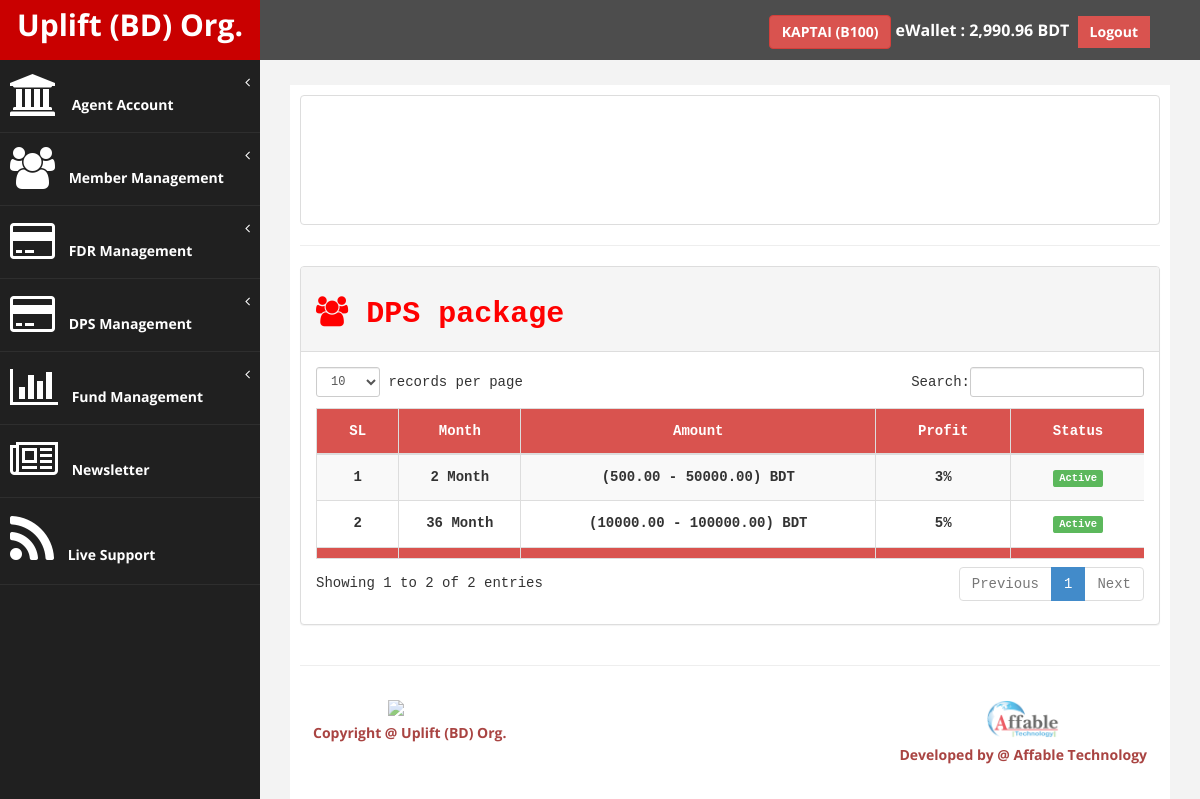
The app's page /up_agent/dps_package.php (signed in) with its own data.
### tables this page shows
CREATE TABLE `tbl_branch_info` (
  `br_id` int(11) NOT NULL,
  `br_code` varchar(100) NOT NULL,
  `br_name` varchar(100) NOT NULL,
  `br_contact` varchar(20) NOT NULL,
  `br_tpin` int(11) NOT NULL DEFAULT '4321',
  `br_password` varchar(255) NOT NULL DEFAULT '123456',
  `br_amount` decimal(13,2) NOT NULL,
  `br_ref_member` int(11) NOT NULL,
  `br_reg_date` date NOT NULL,
  `br_image` blob NOT NULL,
  `br_verify` int(11) NOT NULL,
  `br_status` int(11) NOT NULL,
  `bc_admin` int(11) NOT NULL
);

CREATE TABLE `tbl_dps_package_info` (
  `dpi_id` int(11) NOT NULL,
  `dpi_month` int(11) NOT NULL,
  `dpi_min_amount` decimal(10,2) NOT NULL,
  `dpi_max_amount` decimal(10,2) NOT NULL,
  `dpi_profit` int(11) NOT NULL,
  `dpi_status` int(11) NOT NULL,
  `dpi_admin` int(11) NOT NULL
);

### up_agent/includes/common.php (called while the page is built, shortened)
<?php
$WebsiteSiteName="Uplift (BD) Org.";
?>

### up_agent/includes/fn_users.php (called while the page is built, shortened)
<?php
function get_branch_info_by_id($br_id){
    $var = array();
    global $connection;
    $results = mysqli_query($connection,"SELECT * FROM tbl_branch_info WHERE br_id ='".$br_id."'");
    if($results){
        $var = mysqli_fetch_array($results);
    }
    return $var;
}
?>

### up_agent/includes/functions.php (called while the page is built, shortened)
<?php
include './includes/common.php';
include './includes/dbconnect.php';
include './includes/fn_users.php';
function get_all_dps_packages(){
    $var = array();
    global $connection;
    $results = mysqli_query($connection,"SELECT * FROM tbl_dps_package_info");
    if($results){
        while($row = mysqli_fetch_array($results)){
            $var[] = $row;
        }
    }else{
        echo mysqli_error();
    }
    return $var;
}
?>

### up_agent/dps_package.php (the view, shortened to what this page needs)
<?php
if(!isset($_SESSION['se_branch'])){
header("Location: login.php");
}else{
include './includes/functions.php';
$pageName = 'DPS package';
$branch_id = $_SESSION['se_branch']['br_id'];
$branch_info = get_branch_info_by_id($branch_id);
?>
<!DOCTYPE html>
<html xmlns="http://www.w3.org/1999/xhtml">
<head>
    <link href="assets/css/bootstrap.css" rel="stylesheet" />
    <link href="assets/css/font-awesome.css" rel="stylesheet" />
    <link href="assets/css/custom.css" rel="stylesheet" />
    <link href="assets/js/dataTables/dataTables.bootstrap.css" rel="stylesheet" />
</head>
<body>
    <div id="wrapper">
        <?php include './navtop.php'; ?>
        <?php include './navside.php'; ?>
        <div id="page-wrapper">
            <div id="page-inner">
                <div class="row">
                    <div class="col-md-12 text-center">
                        <img class="img img-thumbnail text-center" src="timeline.png" />
                    </div>
                </div>
                 <hr/>
            <div class="row">
                <div class="col-md-12">
                    <div class="panel panel-default btn-default" style="font-family: monospace;">
                        <div class="panel-heading">
                            <h2><b><i class="fa fa-users"></i> <?php echo $pageName; ?></b></h2>
                        </div>
                        <div class="panel-body">
                            <div class="table-responsive">
                                <table class="table table-bordered table-condensed table-striped table-hover text-center" id="dataTables-example">
                                    <thead>
                                        <tr class="btn-danger text-center">
                                            <td><span class="btn"><b>SL</b></span></td>
                                            <td><span class="btn"><b>Month</b></span></td>
                                            <td><span class="btn"><b>Amount</b></span></td>
                                            <td><span class="btn"><b>Profit</b></span></td>
                                            <td><span class="btn"><b>Status</b></span></td>
                                        </tr>
                                    </thead>
                                    <tbody>
                                        <?php
                                        $i=1;
                                        $dps_package= get_all_dps_packages();
                                        foreach ($dps_package as $d_pack){
                                             ?>
                                        <tr>
                                            <td><h5><b><?php echo $i; ?></b></h5></td>
                                            <td><h5><b><?php echo $d_pack['dpi_month']." Month"; ?></b></h5></td>
                                            <td><h5><b><?php echo "(".$d_pack['dpi_min_amount']." - ".$d_pack['dpi_max_amount'].")" ."  BDT"; ?></b></h5></td>
                                            <td><h5><b><?php echo $d_pack['dpi_profit']."%"; ?></b></h5></td>
                                            <td><h5><b><?php if($d_pack['dpi_status']==1){ echo '<span class="label label-success">Active</span>';} else{ echo '<span class="label label-danger">Deactive</span>'; } ?></b></h5></td>
                                        </tr>
                                        <?php $i++; } ?>
                                    </tbody>
                                    <tfoot>
                                        <tr class="btn-danger text-center">
                                            <td></td>
                                            <td></td>
                                            <td></td>
                                            <td></td>
                                            <td></td>
                                        </tr>
                                    </tfoot>
                                </table>
                            </div>
                        </div>
                    </div>
                </div>
            </div>
                <hr />
        <?php include './footer.php'; ?>
        </div>
    </div>
            </div>
</body>
</html>
<?php } ?>

### up_agent/navtop.php (shortened to what this page needs)
<nav class="navbar navbar-default navbar-cls-top " role="navigation" style="margin-bottom: 0">
    <div class="navbar-header">
        <a class="navbar-brand" href="cpanel.php"><?php echo '<b>'.$WebsiteSiteName.'</b>'; ?></a>
    </div>
    <div style="color: white;padding: 15px 50px 5px 50px;float: right;font-size: 16px;">
        <b>
            <a href="profile.php" class="btn btn-danger"><b><?php echo $branch_info['br_name'].' ('.$branch_info['br_code'].')'; ?></b></a>
            eWallet :
            <?php
            $u_balance=$branch_info['br_amount'];
            echo number_format($u_balance,2); ?> BDT</b>&nbsp;
            <a href="logout.php" class="btn btn-danger square-btn-adjust"><b>Logout</b></a>
    </div>
</nav>

### up_agent/assets/css/custom.css (style rules this page uses)
body { font-family: 'Open Sans', sans-serif; }
#wrapper { width: 100%; background:#202020; }
#page-wrapper { padding: 15px 15px; min-height: 600px; background:#F3F3F3; }
#page-inner { width:100%; margin:10px 20px 10px 0px; background-color:#fff!important; padding:10px; min-height:1200px; }
.text-center { text-align:center; }
h2 { color: #f00; }
.square-btn-adjust { border: 0px solid transparent; -webkit-border-radius: 0px; -moz-border-radius: 0px; border-radius: 0px; }
.navbar-cls-top .navbar-brand { color: #fff; background: #C90000; width: 260px; text-align: center; height: 60px; font-size: 30px; font-weight: 700; }
.navbar-cls-top { background:#4D4D4D; border-bottom:none; }
.navbar-default { border:0px solid black; }
.navbar-header { background: #A70303; }
@media (min-width:768px) { #page-wrapper { margin: 0 0 0 260px; padding: 15px 30px; min-height: 1200px; } }
@media (min-width:768px) { .navbar { border-radius: 0px; } }

### records on screen
tbl_branch_info: br_name "KAPTAI", br_code "B100", br_amount "2,990.96"
tbl_dps_package_info: dpi_month "2", dpi_min_amount "500.00", dpi_max_amount "50000.00", dpi_profit "3", dpi_status "Active"
tbl_dps_package_info: dpi_month "36", dpi_min_amount "10000.00", dpi_max_amount "100000.00", dpi_profit "5", dpi_status "Active"

### other values on screen
$WebsiteSiteName "Uplift (BD) Org."
$pageName "DPS package"
$developer "Affable Technology"
